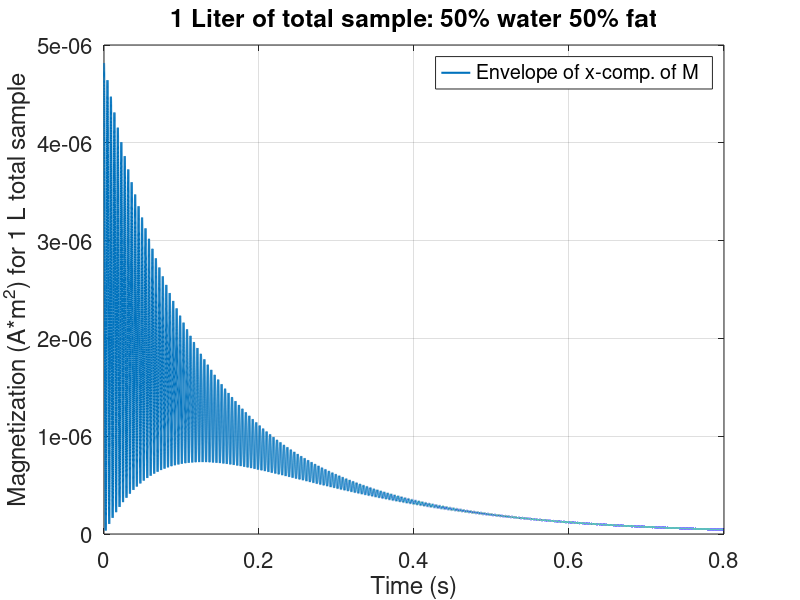

MATLAB code for this plot:
Volume=1e-3;% Volume of water (in meter cube) in 1 kg = 1 L = 1e-3 m^3 water
mass = Volume*1e3; % kg
moles=mass*1000/(15.999+2*1.00784); %Moles of H 
NA= 6.02214076e23; % Avagadro number
N=NA*moles*2 ;% Hydrogen Atoms/kg  (Formula : H_2 O )
h=6.626*10^(-34); % J*s 
gamma = 2*pi*42.576e6;  % Hz/Tesla =  s^(-1) / T
k=1.381e-23;  % J/K  Boltzmann constant
T = 27 +273; % K  Temperature
kT =k*T; % kg m^2 s^(-1) = J (Joules)
B_0=1.5; % T : Tesla   ( 1 Tesla External Magnetic Field is given)

M = N*(gamma*h/(2*pi))^2 /(4*kT)* B_0  % J/T = Am^2 Magnetic Moment

m = M/Volume % convert to per unit volume A/m magnetization

% Water's w0 (rad/s)
w0w=gamma*B_0;

% difference between frequencies of water and fat (Wwater-Wfat):
deltaW=2*pi*224; % in units of rad/s
w0f=gamma*B_0-deltaW; % Fat's w0 (rad/s)

% T2 decay constants of water and fat:
T2W=200e-3; T2F=85e-3; % in seconds

% t=0:1e-5:100e-3; % Time vector in seconds
t=0:1e-5:800e-3; % FOR FULL PLOT go up to 4 time constants 

%ENVELOPE OF TOTAL MAGNETIZATION:
MXY_env= M/2*(exp(-t./T2W)+exp(1i*deltaW*t).*exp(-t./T2F));

%ENVELOPE OF TOTAL MAGNETIZATION's x-COMPONENT:
MX_env= real(M./2.*(exp(-t./T2W)+exp(1i*deltaW*t).*exp(-t./T2F)));


% Total magnetization x and y component as real and imaginary parts of this:
MXY= exp(-1i*w0w*t).*M/2.*(exp(-t./T2W)+exp(1i*deltaW*t).*exp(-t./T2F));

figure(25)
set(0,'DefaultLineLineWidth',1.5)

plot(t,MX_env,'DisplayName','Envelope of x-comp. of M '); 
ylabel('Magnetization (A*m^2) for 1 L total sample')
xlabel('Time (s)'); title('1 Liter of total sample: 50% water 50% fat')
grid on; legend(gca,'show')
set(gca,'fontsize', 16)
